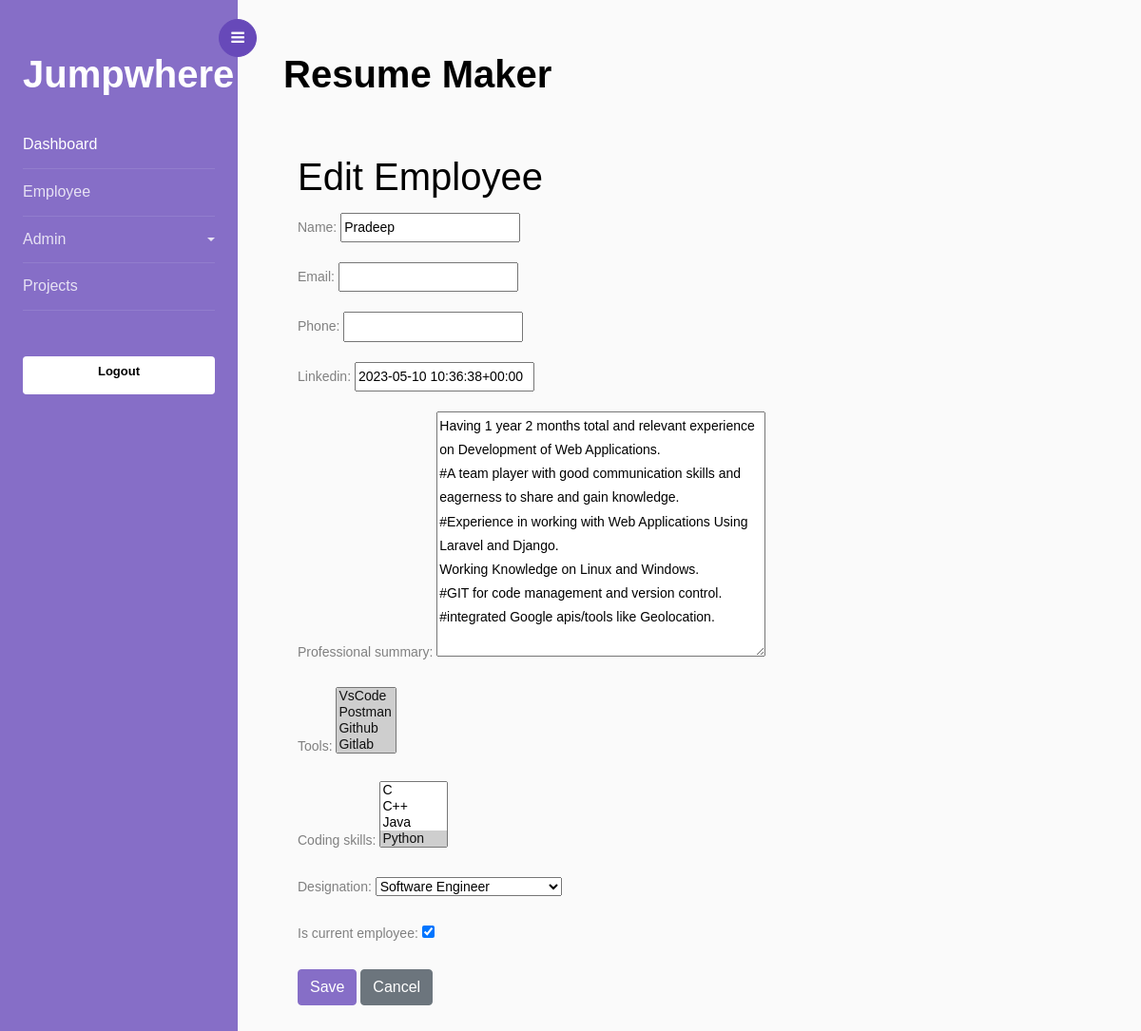
Before: /2/edit-employee/ with the older database file.
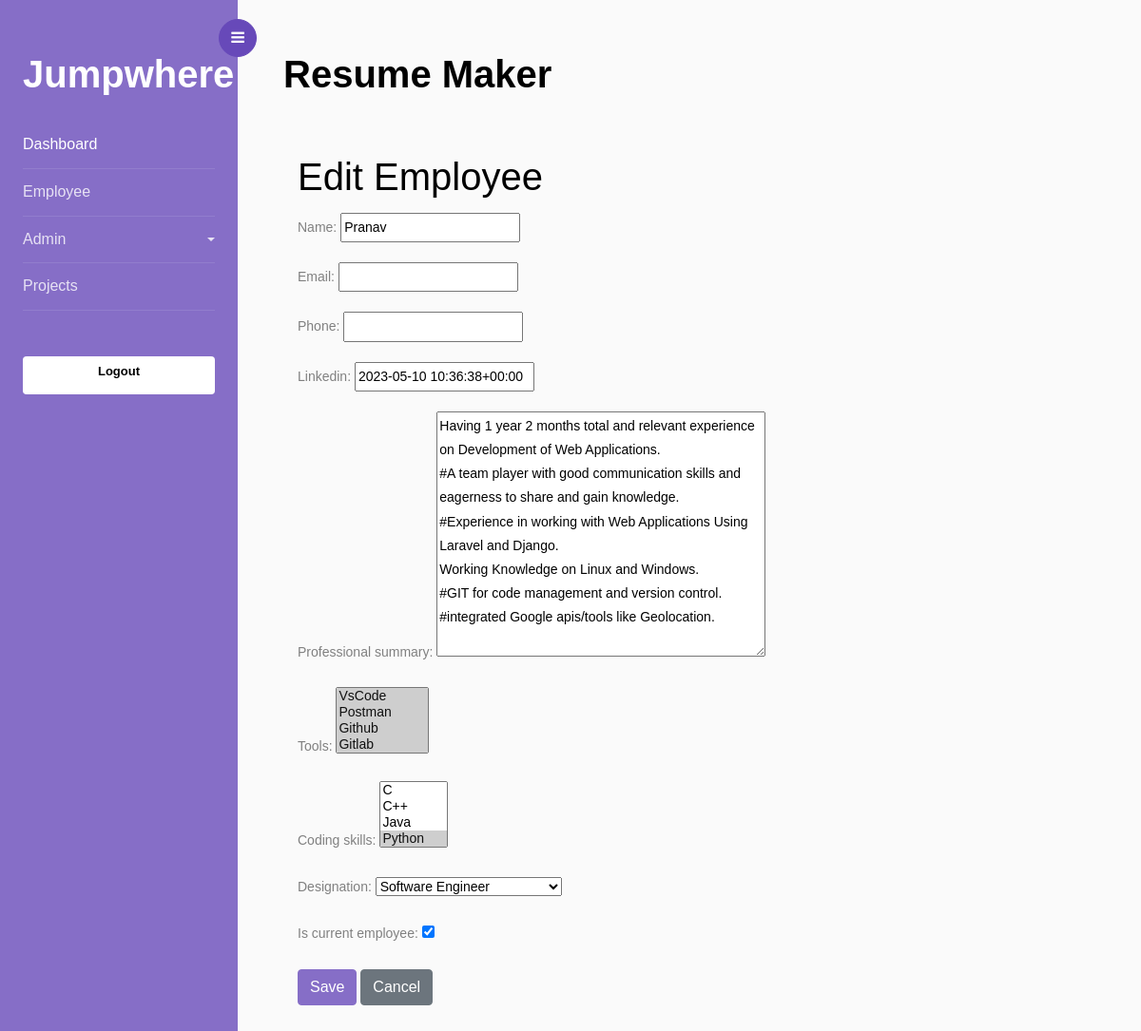
After: the same page with the newer database file.
### resume/models.py (models this page shows, shortened)
class Employee(models.Model):
    name = models.CharField(max_length=50)
    email = models.EmailField(max_length=255, blank=True)
    phone = models.CharField(max_length=20)
    linkedin = models.URLField(max_length=200)
    professional_summary = models.TextField()
    tools = models.ManyToManyField(Tool)
    coding_skills = models.ManyToManyField(CodingSkill)
    designation = models.ForeignKey(Designation, on_delete=models.CASCADE)
    is_current_employee = models.BooleanField(default=True)
    is_deleted = models.BooleanField(default=False)
    mapped_project = models.ManyToManyField(Projects)

class Tool(models.Model):
    name = models.CharField(max_length=100)
    flag = models.BooleanField(default=True)
    def __str__(self):
        return self.name

class CodingSkill(models.Model):
    name = models.CharField(max_length=255)
    flag = models.IntegerField(default=1)
    def __str__(self):
        return self.name

### resume/views.py (the view)
# urls.py: path('<int:id>/edit-employee/', views.employee_edit, name='edit'),
def employee_edit(request, id):
    employee = get_object_or_404(Employee, id=id)
    if request.method == 'POST':
        form = EmployeeForm(request.POST, instance=employee)
        if form.is_valid():
            form.save()
            return redirect('list')
    else:
        form = EmployeeForm(instance=employee)
    return render(request, 'employee_form.html', {'form': form})

### resume/forms.py
class EmployeeForm(forms.ModelForm):
    tools = forms.ModelMultipleChoiceField(queryset=Tool.objects.all())
    coding_skills = forms.ModelMultipleChoiceField(queryset=CodingSkill.objects.all())
    designation = forms.ModelChoiceField(queryset=Designation.objects.all())
    class Meta:
        model = Employee
        fields = ['name', 'email', 'phone', 'linkedin' ,'professional_summary', 'tools', 'coding_skills', 'designation', 'is_current_employee']

### resume/models.py (called while the page is built)
    def __str__(self):
        return self.name

### templates/employee_form.html (shortened to what this page needs)
{% extends 'home.html' %}
{% block content %}
<div class="container mt-5">
  <h1>{% if form.instance.pk %}Edit{% else %}Create{% endif %} Employee</h1>
  <form method="POST">
    {{ form.as_p }}
    <button type="submit" class="btn btn-primary">Save</button>
    <a href="{% url 'list' %}" class="btn btn-secondary">Cancel</a>
  </form>
</div>
{% endblock %}

Changed rows visible on the page:
changed Employee "Software Engineer": name "Pradeep" → "Pranav"
